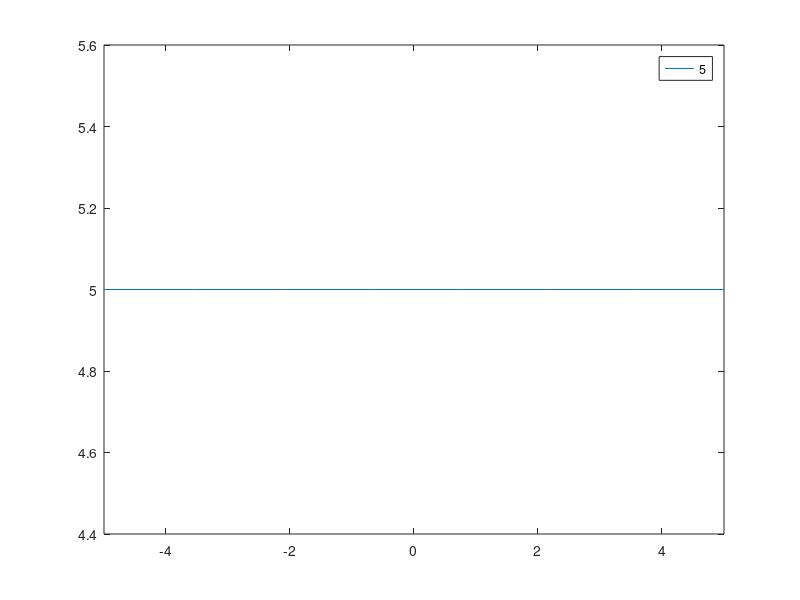

MATLAB code to generate this figure: (Note: this script raises an error after producing the figure.)
func = input('Enter a function: y = ', 's');
str2func(['@(x)', func]);

fplot(func, [-5 5]);
i = 1;
guess = 'y';
while lower(guess) == 'y'
initial_guess = input('Enter a guess for a root: ');
zeroguess(i) = initial_guess;
i = i + 1;
guess = input('Would you like to enter another guess? (y/n)');
end

for j = 1:length(zeroguess) 
zeroes(j) = fzero(func, zeroguess(j));

end
disp(['Roots: ', zeroes]);

mincont = 'y';
disp('Calculate Minima');
while lower(mincont) == 'y'
    k = 1;
    leftx = input('Enter the leftmost x-value');
    rightx = input('Enter the rightmost x-value');
    mins(k) = fminbnd(func, leftx, rightx);
    mincont = input('Would you like to enter another range of x-values? (y/n)');
end

disp('Calculate maxima');
negfunc = @(x)-func(x);
maxcont = 'y';
while lower(maxcont) == 'y'
    l = 1;
    xleft = input('Enter the leftmost x-value');
    xright = input('Enter the rightmost x-value');
    maxs(l) = fminbnd(gfunc, xleft, xright);
    maxcont = input('Would you like to enter another range of x-values? (y/n)');
end

disp('Calculate integral');
for m = 1:length(zeroes)
    x = zeroes(m):0.05:zeroes(m+1);
    y = func(x);
    area(m) = trapz(x,y);
    area1(m) = quad(func, zeroes(m), zeroes(m+1));
    area2(m) = quadl(func, zeroes(m), zeroes(m+1));
end
disp(['Trapezoid: ', area, 'Quad: ',area1, 'Quadl: ',area2]);



